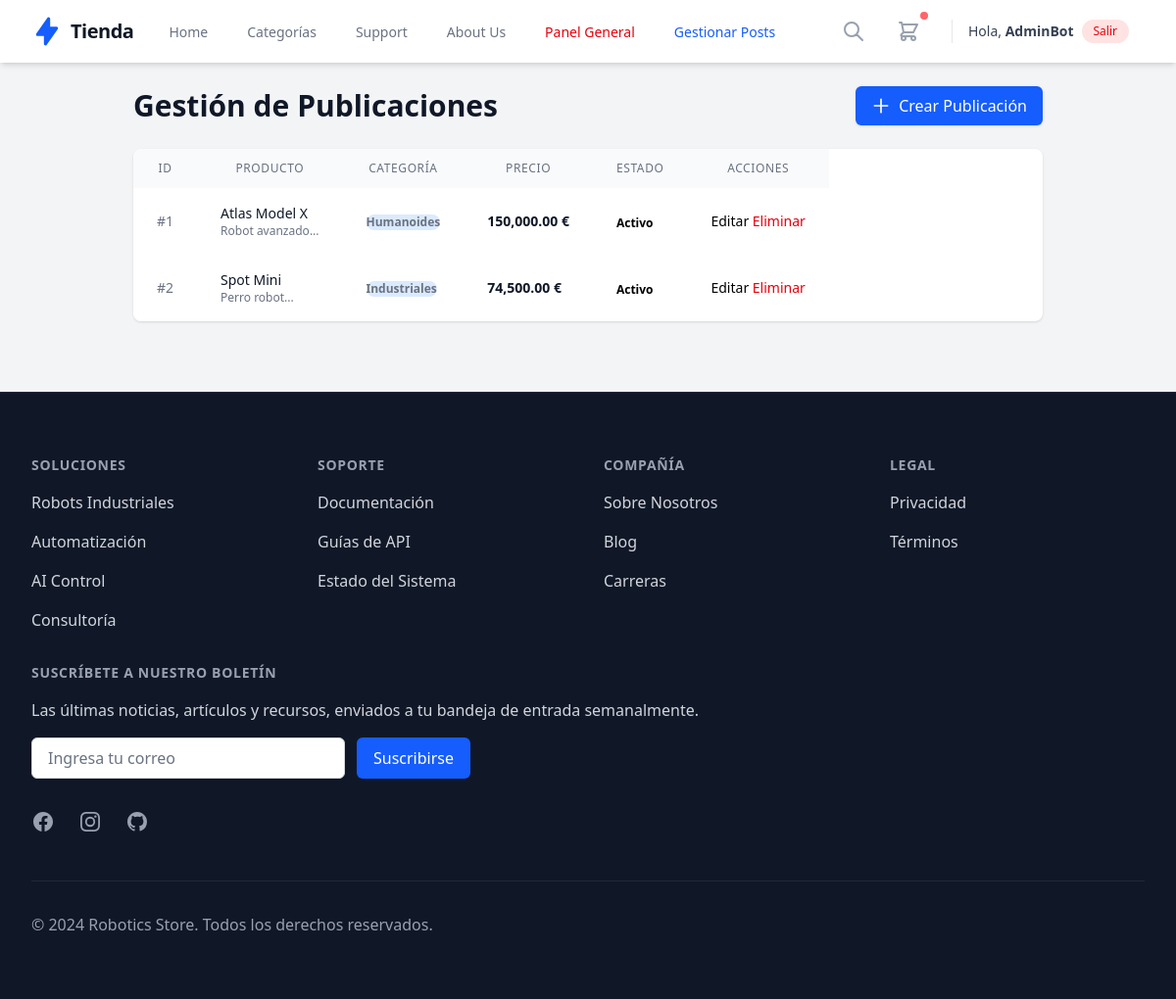
Page /public/post/manage (signed in) on the committed database.
### tables this page shows
CREATE TABLE posts (
    id INT AUTO_INCREMENT PRIMARY KEY,
    title VARCHAR(255) NOT NULL,        
    content TEXT NOT NULL,
    image_url VARCHAR(512),             
    price DECIMAL(10, 2) DEFAULT 0.00,
    
     
    specs JSON NULL,                   
    
     
    is_active BOOLEAN DEFAULT TRUE,    
    
    user_id INT,
    category_id INT,
    created_at TIMESTAMP DEFAULT CURRENT_TIMESTAMP,
    updated_at TIMESTAMP DEFAULT CURRENT_TIMESTAMP ON UPDATE CURRENT_TIMESTAMP,
    
    FOREIGN KEY (user_id) REFERENCES users(id) ON DELETE SET NULL,
    FOREIGN KEY (category_id) REFERENCES categories(id) ON DELETE SET NULL,

     
    CONSTRAINT chk_price_positive CHECK (price >= 0)
);

CREATE TABLE categories (
    id INT AUTO_INCREMENT PRIMARY KEY,
    name VARCHAR(100) NOT NULL UNIQUE
);

### app/Controllers/PostController.php (called while the page is built, shortened)
<?php
class PostController
{
    public function manage() {
        $postModel = new Post();
        $posts = $postModel->getAll();
        $rootPath = dirname(__DIR__, 2);
        require_once $rootPath . '/app/views/layout/header.php';
        require_once $rootPath . '/app/views/posts/index.php';
        require_once $rootPath . '/app/views/layout/footer.php';
    }
}

### app/Router.php (called while the page is built, shortened)
<?php
class Router {
    protected $method = 'index';
    public function __construct() {
        $url = $this->getUrl();
        if (isset($url[0]) && $url[0] === 'public') {
            array_shift($url);
        }
        if (isset($url[0])) {
            $controllerName = ucfirst($url[0]) . 'Controller';
            if (file_exists(__DIR__ . '/Controllers/' . $controllerName . '.php')) {
                unset($url[0]);
            }
        }
        $this->controller = new $this->controller;
        if (isset($url[1])) {
            if (method_exists($this->controller, $url[1])) {
                $this->method = $url[1];
                unset($url[1]);
            }
        }
        $this->params = $url ? array_values($url) : [];
        call_user_func_array([$this->controller, $this->method], $this->params);
    }
    public function getUrl() {
        if (isset($_GET['url'])) {
            $url = rtrim($_GET['url'], '/');
            $url = filter_var($url, FILTER_SANITIZE_URL);
            return explode('/', $url);
        }
        return [];
    }
}

### index.php (called while the page is built, shortened)
<?php
require_once 'app/Config/Database.php';
spl_autoload_register(function ($class_name) {
    $directories = [
        'app/',
        'app/Controllers/',
        'app/Models/'
    ];
    foreach ($directories as $directory) {
        if (file_exists($directory . $class_name . '.php')) {
            return;
        }
    }
});
$init = new Router();

### app/Config/Database.php (called while the page is built, shortened)
<?php
class Database {
    private static $instance = null;
    private function __construct() {
        try {
            $dsn = "mysql:host=" . DB_HOST . ";dbname=" . DB_NAME . ";charset=utf8";
            $this->conn = new PDO($dsn, DB_USER, DB_PASS);
        } catch (PDOException $e) {
            die("Error de conexión: " . $e->getMessage());
        }
    }
    public static function connect() {
        if (self::$instance === null) {
            self::$instance = new Database();
        }
        return self::$instance->conn;
    }
}
?>

### app/Models/Post.php (called while the page is built, shortened)
<?php
class Post {
    private $db;
    public function __construct() {
        $this->db = Database::connect();
    }
    public function getAll() {
        $sql = "SELECT posts.*, users.username, categories.name as category_name
                FROM posts
                LEFT JOIN users ON posts.user_id = users.id
                LEFT JOIN categories ON posts.category_id = categories.id
                ORDER BY posts.created_at DESC";
        $stmt = $this->db->query($sql);
        return $stmt->fetchAll(PDO::FETCH_ASSOC);
    }
}

### app/views/posts/index.php (the view, shortened to what this page needs)
<div class="max-w-7xl mx-auto px-4 sm:px-6 lg:px-8 py-8">
    <div class="flex justify-between items-center mb-6">
        <h1 class="text-3xl font-bold text-gray-900">Gestión de Publicaciones</h1>
        <a href="<?= BASE_URL ?>/public/post/create" class="bg-blue-600 text-white px-4 py-2 rounded-md shadow hover:bg-blue-700 transition flex items-center">
            <svg class="h-5 w-5 mr-2" fill="none" stroke="currentColor" viewBox="0 0 24 24">
                <path stroke-linecap="round" stroke-linejoin="round" stroke-width="2" d="M12 4v16m8-8H4"></path>
            </svg>
            Crear Publicación
        </a>
    </div>
    <div class="bg-white shadow overflow-hidden rounded-lg">
        <div class="overflow-x-auto">
            <table class="min-w-full divide-y divide-gray-200">
                <thead class="bg-gray-50">
                    <tr>
                        <th scope="col" class="px-6 py-3 text-left text-xs font-medium text-gray-500 uppercase tracking-wider">ID</th>
                        <th scope="col" class="px-6 py-3 text-left text-xs font-medium text-gray-500 uppercase tracking-wider">Producto</th>
                        <th scope="col" class="px-6 py-3 text-left text-xs font-medium text-gray-500 uppercase tracking-wider">Categoría</th>
                        <th scope="col" class="px-6 py-3 text-left text-xs font-medium text-gray-500 uppercase tracking-wider">Precio</th>
                        <th scope="col" class="px-6 py-3 text-left text-xs font-medium text-gray-500 uppercase tracking-wider">Estado</th>
                        <th scope="col" class="px-6 py-3 text-right text-xs font-medium text-gray-500 uppercase tracking-wider">Acciones</th>
                    </tr>
                </thead>
                <tbody class="bg-white divide-y divide-gray-200">
                    <?php if (empty($posts)): ?>
                        <tr>
                            <td colspan="6" class="px-6 py-4 text-center text-sm text-gray-500">
                                No hay publicaciones registradas.
                            </td>
                        </tr>
                    <?php else: ?>
                        <?php foreach ($posts as $post): ?>
                        <tr class="hover:bg-gray-50">
                            <td class="px-6 py-4 whitespace-nowrap text-sm text-gray-500">
                                #<?= $post['id'] ?>
                            </td>
                            <td class="px-6 py-4 whitespace-nowrap">
                                <div class="flex items-center">
                                    <div>
                                        <div class="text-sm font-medium text-gray-900"><?= htmlspecialchars($post['title']) ?></div>
                                        <div class="text-xs text-gray-500 truncate w-40"><?= htmlspecialchars(substr($post['content'], 0, 50)) ?>...</div>
                                    </div>
                                </div>
                            </td>
                            <td class="px-6 py-4 whitespace-nowrap text-sm text-gray-500">
                                <span class="px-2 inline-flex text-xs leading-5 font-semibold rounded-full bg-blue-100 text-blue-800">
                                    <?= htmlspecialchars($post['category_name'] ?? 'Sin categoría') ?>
                                </span>
                            </td>
                            <td class="px-6 py-4 whitespace-nowrap text-sm font-bold text-gray-900">
                                <?= number_format($post['price'], 2) ?> €
                            </td>
                            <td class="px-6 py-4 whitespace-nowrap">
                                <?php if ($post['is_active']): ?>
                                    <span class="px-2 inline-flex text-xs leading-5 font-semibold rounded-full bg-green-100 text-green-800">Activo</span>
                                <?php else: ?>
                                    <span class="px-2 inline-flex text-xs leading-5 font-semibold rounded-full bg-red-100 text-red-800">Inactivo</span>
                                <?php endif; ?>
                            </td>
                            <td class="px-6 py-4 whitespace-nowrap text-right text-sm font-medium">
                                <a href="<?= BASE_URL ?>/public/post/edit/<?= $post['id'] ?>" class="text-indigo-600 hover:text-indigo-900 mr-3">Editar</a>
                                <a href="<?= BASE_URL ?>/public/post/delete/<?= $post['id'] ?>" onclick="return confirm('¿Estás seguro de que deseas eliminar este post?')" class="text-red-600 hover:text-red-900">Eliminar</a>
                            </td>
                        </tr>
                        <?php endforeach; ?>
                    <?php endif; ?>
                </tbody>
            </table>
        </div>
    </div>
</div>

### rows in the picture
posts: id "1", title "Atlas Model X", content "Robot avanzado", category.name "Humanoides", price "150,000.00", is_active "Activo"
posts: id "2", title "Spot Mini", content "Perro robot", category.name "Industriales", price "74,500.00", is_active "Activo"

### other values in the picture
$_SESSION['username'] "AdminBot"
